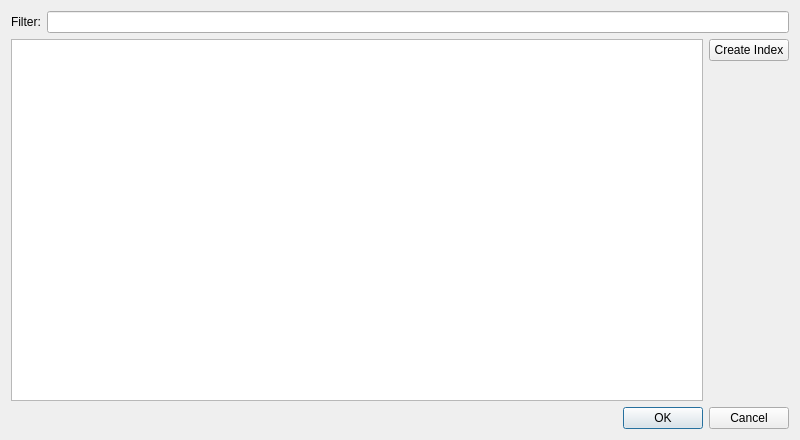
<?xml version="1.0" encoding="UTF-8"?>
<ui version="4.0">
 <class>IndexEditor</class>
 <widget class="QDialog" name="IndexEditor">
  <property name="geometry">
   <rect>
    <x>0</x>
    <y>0</y>
    <width>800</width>
    <height>440</height>
   </rect>
  </property>
  <property name="windowTitle">
   <string>Index Editor</string>
  </property>
  <layout class="QVBoxLayout" name="verticalLayout_2">
   <item>
    <layout class="QHBoxLayout" name="horizontalLayout_5">
     <item>
      <widget class="QLabel" name="label">
       <property name="text">
        <string>Filter:</string>
       </property>
      </widget>
     </item>
     <item>
      <widget class="QLineEdit" name="FilterText">
       <property name="toolTip">
        <string>List only the entries containing the text you enter.</string>
       </property>
      </widget>
     </item>
    </layout>
   </item>
   <item>
    <layout class="QHBoxLayout" name="horizontalLayout_2">
     <item>
      <widget class="IndexEditorTreeView" name="IndexEditorTree">
       <property name="editTriggers">
        <set>QAbstractItemView::DoubleClicked|QAbstractItemView::EditKeyPressed</set>
       </property>
      </widget>
     </item>
     <item>
      <layout class="QVBoxLayout" name="verticalLayout">
       <item>
        <widget class="QPushButton" name="CreateIndex">
         <property name="toolTip">
          <string>Generate an Index.html file using the
table of index entries and any custom entries.
A custom entry is any tag with attributes
class=&quot;sigil_index&quot; and title=&quot;MYINDEXENTRY&quot;.</string>
         </property>
         <property name="text">
          <string>Create Index</string>
         </property>
        </widget>
       </item>
       <item>
        <spacer name="verticalSpacer">
         <property name="orientation">
          <enum>Qt::Vertical</enum>
         </property>
         <property name="sizeHint" stdset="0">
          <size>
           <width>20</width>
           <height>40</height>
          </size>
         </property>
        </spacer>
       </item>
      </layout>
     </item>
    </layout>
   </item>
   <item>
    <layout class="QHBoxLayout" name="horizontalLayout_3">
     <item>
      <widget class="QDialogButtonBox" name="buttonBox">
       <property name="toolTip">
        <string/>
       </property>
       <property name="standardButtons">
        <set>QDialogButtonBox::Cancel|QDialogButtonBox::Ok</set>
       </property>
      </widget>
     </item>
    </layout>
   </item>
  </layout>
 </widget>
 <customwidgets>
  <customwidget>
   <class>IndexEditorTreeView</class>
   <extends>QTreeView</extends>
   <header>MiscEditors/IndexEditorTreeView.h</header>
  </customwidget>
 </customwidgets>
 <resources/>
 <connections>
  <connection>
   <sender>buttonBox</sender>
   <signal>rejected()</signal>
   <receiver>IndexEditor</receiver>
   <slot>reject()</slot>
   <hints>
    <hint type="sourcelabel">
     <x>399</x>
     <y>376</y>
    </hint>
    <hint type="destinationlabel">
     <x>399</x>
     <y>199</y>
    </hint>
   </hints>
  </connection>
  <connection>
   <sender>buttonBox</sender>
   <signal>accepted()</signal>
   <receiver>IndexEditor</receiver>
   <slot>accept()</slot>
   <hints>
    <hint type="sourcelabel">
     <x>399</x>
     <y>376</y>
    </hint>
    <hint type="destinationlabel">
     <x>399</x>
     <y>199</y>
    </hint>
   </hints>
  </connection>
 </connections>
</ui>
